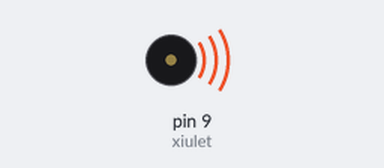
Recording of a sketch running on a simulated Arduino Uno, built with avr-gcc and run on an emulated ATmega328P. Parts: buzzer (waves = sounding).

Above: at 0.5 s.
At 7.2 s:
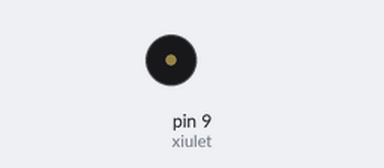
Timing chart, 0 to 7.8 s (numbered marks = the images above):
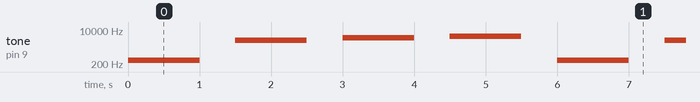

The sketch:

EX3.ino
```cpp
/**********************************************************************************
**                                                                               **
**                                  Sirena                                       **
**                                                                               **
**                                                                               **
**********************************************************************************/

//********** Includes *************************************************************

//********** Variables ************************************************************
const byte xiulet = 9;        // donar nom al pin 9 de l’Arduino

//********** Setup ****************************************************************
void setup()
{
  pinMode(xiulet, OUTPUT);   // definir el pin 9 com una sortida
}

//********** Loop *****************************************************************
void loop()
{

  tone(xiulet, 300, 1000 );    // xiulet de durada valPot0
  delay(1000+500);              // esperar valPot0 del xiulet + valPot0 silenci

   tone(xiulet, 3000,1000 );    // xiulet de durada valPot0
  delay(1000+500);              // esperar valPot0 del xiulet + valPot0 silenci

  tone(xiulet, 4000, 1000);    // xiulet de durada valPot0
  delay(1000+500);              // esperar valPot0 del xiulet + valPot0 silenci

  tone(xiulet, 5000, 1000);    // xiulet de durada valPot0
  delay(1000+500);              // esperar valPot0 del xiulet + valPot0 silenci

}

//********** Funcions *************************************************************
```

Measured:
- by itself, tone on pin 9 (xiulet): repeats every 6.0 s: silent 0.50 s, 3000 Hz 1.0 s, silent 0.50 s, 4000 Hz 1.0 s, silent 0.50 s, 5000 Hz 1.0 s, silent 0.50 s, 300 Hz 1.0 s
